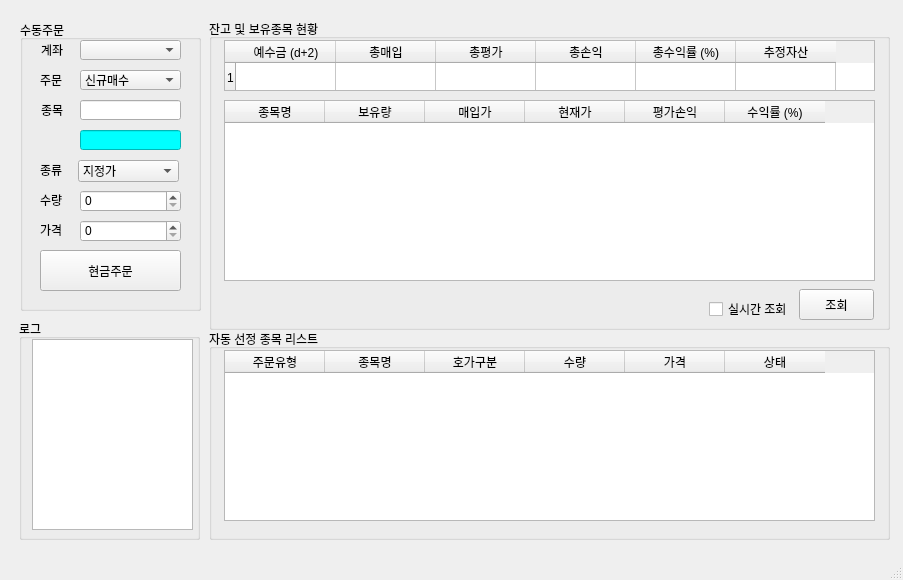
<?xml version="1.0" encoding="UTF-8"?>
<ui version="4.0">
 <class>MainWindow</class>
 <widget class="QMainWindow" name="MainWindow">
  <property name="geometry">
   <rect>
    <x>0</x>
    <y>0</y>
    <width>903</width>
    <height>580</height>
   </rect>
  </property>
  <property name="windowTitle">
   <string>PyTrader v0.5</string>
  </property>
  <widget class="QWidget" name="centralwidget">
   <widget class="QGroupBox" name="groupBox">
    <property name="geometry">
     <rect>
      <x>20</x>
      <y>20</y>
      <width>181</width>
      <height>291</height>
     </rect>
    </property>
    <property name="title">
     <string>수동주문</string>
    </property>
    <widget class="QComboBox" name="hogaTypeComboBox">
     <property name="geometry">
      <rect>
       <x>58</x>
       <y>140</y>
       <width>101</width>
       <height>22</height>
      </rect>
     </property>
     <item>
      <property name="text">
       <string>지정가</string>
      </property>
     </item>
     <item>
      <property name="text">
       <string>시장가</string>
      </property>
     </item>
    </widget>
    <widget class="QLabel" name="label_6">
     <property name="geometry">
      <rect>
       <x>20</x>
       <y>200</y>
       <width>31</width>
       <height>20</height>
      </rect>
     </property>
     <property name="text">
      <string>가격</string>
     </property>
    </widget>
    <widget class="QLabel" name="label_5">
     <property name="geometry">
      <rect>
       <x>20</x>
       <y>170</y>
       <width>31</width>
       <height>20</height>
      </rect>
     </property>
     <property name="text">
      <string>수량</string>
     </property>
    </widget>
    <widget class="QLabel" name="label_4">
     <property name="geometry">
      <rect>
       <x>20</x>
       <y>140</y>
       <width>31</width>
       <height>20</height>
      </rect>
     </property>
     <property name="text">
      <string>종류</string>
     </property>
    </widget>
    <widget class="QLineEdit" name="lineEdit_2">
     <property name="geometry">
      <rect>
       <x>60</x>
       <y>110</y>
       <width>101</width>
       <height>20</height>
      </rect>
     </property>
     <property name="styleSheet">
      <string notr="true">background-color: rgb(0, 255, 255);</string>
     </property>
    </widget>
    <widget class="QSpinBox" name="qtySpinBox">
     <property name="geometry">
      <rect>
       <x>60</x>
       <y>170</y>
       <width>101</width>
       <height>22</height>
      </rect>
     </property>
     <property name="maximum">
      <number>100</number>
     </property>
    </widget>
    <widget class="QSpinBox" name="priceSpinBox">
     <property name="geometry">
      <rect>
       <x>60</x>
       <y>200</y>
       <width>101</width>
       <height>22</height>
      </rect>
     </property>
     <property name="maximum">
      <number>5000</number>
     </property>
     <property name="singleStep">
      <number>50</number>
     </property>
    </widget>
    <widget class="QPushButton" name="orderBtn">
     <property name="geometry">
      <rect>
       <x>20</x>
       <y>230</y>
       <width>141</width>
       <height>41</height>
      </rect>
     </property>
     <property name="text">
      <string>현금주문</string>
     </property>
    </widget>
    <widget class="QLineEdit" name="codeLineEdit">
     <property name="geometry">
      <rect>
       <x>60</x>
       <y>80</y>
       <width>101</width>
       <height>20</height>
      </rect>
     </property>
    </widget>
    <widget class="QLabel" name="label_3">
     <property name="geometry">
      <rect>
       <x>21</x>
       <y>80</y>
       <width>31</width>
       <height>20</height>
      </rect>
     </property>
     <property name="text">
      <string>종목</string>
     </property>
    </widget>
    <widget class="QLabel" name="label_2">
     <property name="geometry">
      <rect>
       <x>20</x>
       <y>50</y>
       <width>31</width>
       <height>20</height>
      </rect>
     </property>
     <property name="text">
      <string>주문</string>
     </property>
    </widget>
    <widget class="QComboBox" name="orderTypeComboBox">
     <property name="geometry">
      <rect>
       <x>60</x>
       <y>50</y>
       <width>101</width>
       <height>20</height>
      </rect>
     </property>
     <item>
      <property name="text">
       <string>신규매수</string>
      </property>
     </item>
     <item>
      <property name="text">
       <string>신규매도</string>
      </property>
     </item>
     <item>
      <property name="text">
       <string>매수취소</string>
      </property>
     </item>
     <item>
      <property name="text">
       <string>매도취소</string>
      </property>
     </item>
    </widget>
    <widget class="QComboBox" name="accountComboBox">
     <property name="geometry">
      <rect>
       <x>60</x>
       <y>20</y>
       <width>101</width>
       <height>20</height>
      </rect>
     </property>
    </widget>
    <widget class="QLabel" name="label">
     <property name="geometry">
      <rect>
       <x>21</x>
       <y>20</y>
       <width>31</width>
       <height>20</height>
      </rect>
     </property>
     <property name="text">
      <string>계좌</string>
     </property>
    </widget>
   </widget>
   <widget class="QGroupBox" name="groupBox_2">
    <property name="geometry">
     <rect>
      <x>209</x>
      <y>19</y>
      <width>681</width>
      <height>311</height>
     </rect>
    </property>
    <property name="title">
     <string>잔고 및 보유종목 현황</string>
    </property>
    <widget class="QTableWidget" name="accountEvaluationTable">
     <property name="geometry">
      <rect>
       <x>15</x>
       <y>21</y>
       <width>651</width>
       <height>51</height>
      </rect>
     </property>
     <property name="rowCount">
      <number>1</number>
     </property>
     <row/>
     <column>
      <property name="text">
       <string>예수금 (d+2)</string>
      </property>
     </column>
     <column>
      <property name="text">
       <string>총매입</string>
      </property>
     </column>
     <column>
      <property name="text">
       <string>총평가</string>
      </property>
     </column>
     <column>
      <property name="text">
       <string>총손익</string>
      </property>
     </column>
     <column>
      <property name="text">
       <string>총수익률 (%)</string>
      </property>
     </column>
     <column>
      <property name="text">
       <string>추정자산</string>
      </property>
     </column>
    </widget>
    <widget class="QTableWidget" name="stocksTable">
     <property name="geometry">
      <rect>
       <x>15</x>
       <y>81</y>
       <width>651</width>
       <height>181</height>
      </rect>
     </property>
     <column>
      <property name="text">
       <string>종목명</string>
      </property>
     </column>
     <column>
      <property name="text">
       <string>보유량</string>
      </property>
     </column>
     <column>
      <property name="text">
       <string>매입가</string>
      </property>
     </column>
     <column>
      <property name="text">
       <string>현재가</string>
      </property>
     </column>
     <column>
      <property name="text">
       <string>평가손익</string>
      </property>
     </column>
     <column>
      <property name="text">
       <string>수익률 (%)</string>
      </property>
     </column>
    </widget>
    <widget class="QCheckBox" name="realtimeCheckBox">
     <property name="geometry">
      <rect>
       <x>500</x>
       <y>280</y>
       <width>81</width>
       <height>20</height>
      </rect>
     </property>
     <property name="text">
      <string>실시간 조회</string>
     </property>
    </widget>
    <widget class="QPushButton" name="inquiryBtn">
     <property name="geometry">
      <rect>
       <x>590</x>
       <y>270</y>
       <width>75</width>
       <height>31</height>
      </rect>
     </property>
     <property name="text">
      <string>조회</string>
     </property>
    </widget>
   </widget>
   <widget class="QGroupBox" name="groupBox_3">
    <property name="geometry">
     <rect>
      <x>209</x>
      <y>329</y>
      <width>681</width>
      <height>211</height>
     </rect>
    </property>
    <property name="title">
     <string>자동 선정 종목 리스트</string>
    </property>
    <widget class="QTableWidget" name="automatedStocksTable">
     <property name="geometry">
      <rect>
       <x>15</x>
       <y>21</y>
       <width>651</width>
       <height>171</height>
      </rect>
     </property>
     <column>
      <property name="text">
       <string>주문유형</string>
      </property>
     </column>
     <column>
      <property name="text">
       <string>종목명</string>
      </property>
     </column>
     <column>
      <property name="text">
       <string>호가구분</string>
      </property>
     </column>
     <column>
      <property name="text">
       <string>수량</string>
      </property>
     </column>
     <column>
      <property name="text">
       <string>가격</string>
      </property>
     </column>
     <column>
      <property name="text">
       <string>상태</string>
      </property>
     </column>
    </widget>
   </widget>
   <widget class="QGroupBox" name="groupBox_4">
    <property name="geometry">
     <rect>
      <x>19</x>
      <y>319</y>
      <width>181</width>
      <height>221</height>
     </rect>
    </property>
    <property name="title">
     <string>로그</string>
    </property>
    <widget class="QTextEdit" name="logTextEdit">
     <property name="geometry">
      <rect>
       <x>13</x>
       <y>20</y>
       <width>161</width>
       <height>191</height>
      </rect>
     </property>
    </widget>
   </widget>
  </widget>
  <widget class="QMenuBar" name="menubar">
   <property name="geometry">
    <rect>
     <x>0</x>
     <y>0</y>
     <width>903</width>
     <height>21</height>
    </rect>
   </property>
  </widget>
  <widget class="QStatusBar" name="statusbar"/>
 </widget>
 <resources/>
 <connections/>
</ui>
